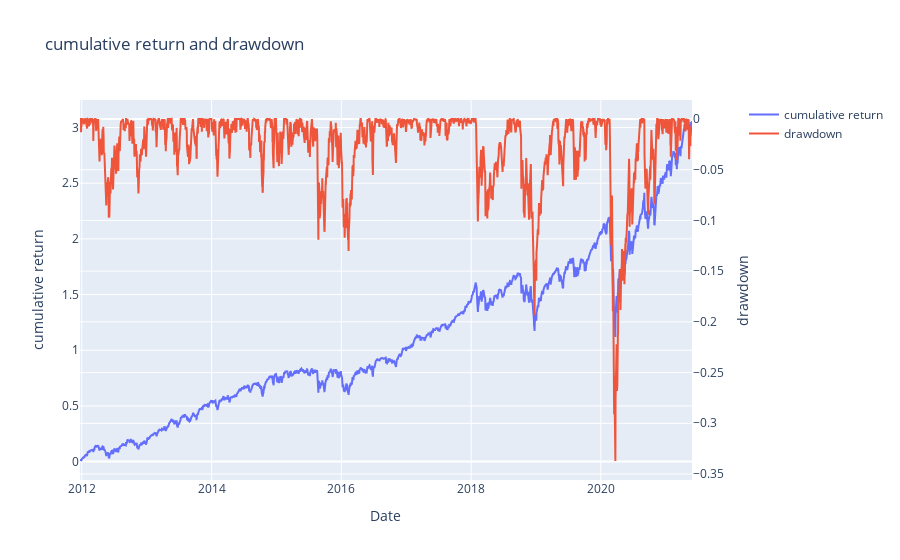

The notebook cell saved with this chart:
### Code cell
Plotting.plot_cum_return_and_drawdown(single_return_data)

### Figure 1 — Plotly figure (JSON) as saved in the notebook; plotly's stock layout.template omitted (floating-point values rounded to 4 significant figures; data arrays with more than 128 entries replaced by an {"elided": "..."} marker saying what was removed)
{"data": [{"name": "cumulative return", "type": "scatter", "x": {"elided": "2369 str values"}, "xaxis": "x", "y": {"elided": "2369 float values"}, "yaxis": "y"}, {"name": "drawdown", "type": "scatter", "x": {"elided": "2369 str values"}, "xaxis": "x", "y": {"elided": "2369 float values"}, "yaxis": "y2"}], "layout": {"title": {"text": "cumulative return and drawdown"}, "xaxis": {"anchor": "y", "domain": [0, 0.94], "title": {"text": "Date"}}, "yaxis": {"anchor": "x", "domain": [0, 1], "title": {"text": "cumulative return"}}, "yaxis2": {"anchor": "x", "overlaying": "y", "side": "right", "title": {"text": "drawdown"}}}}
